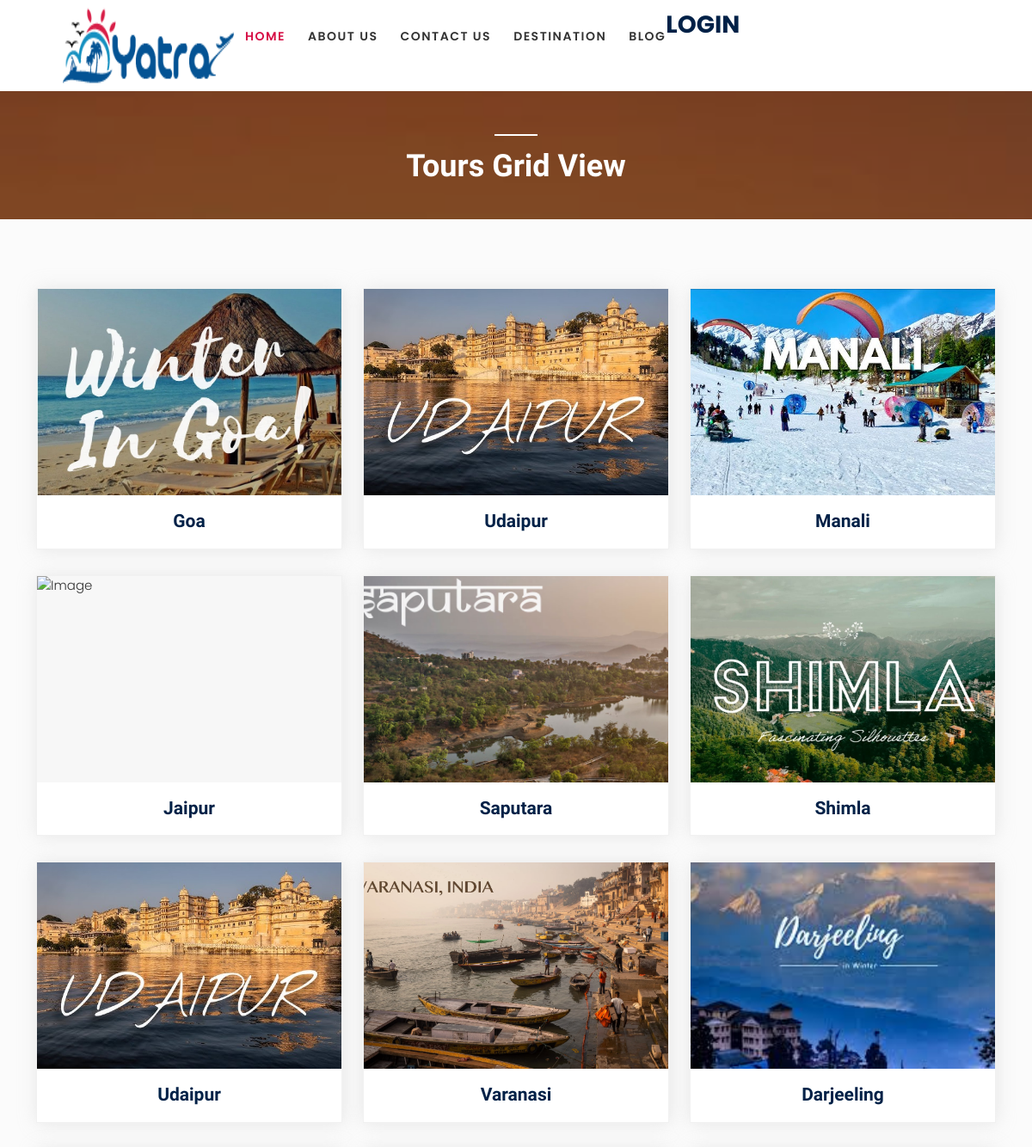
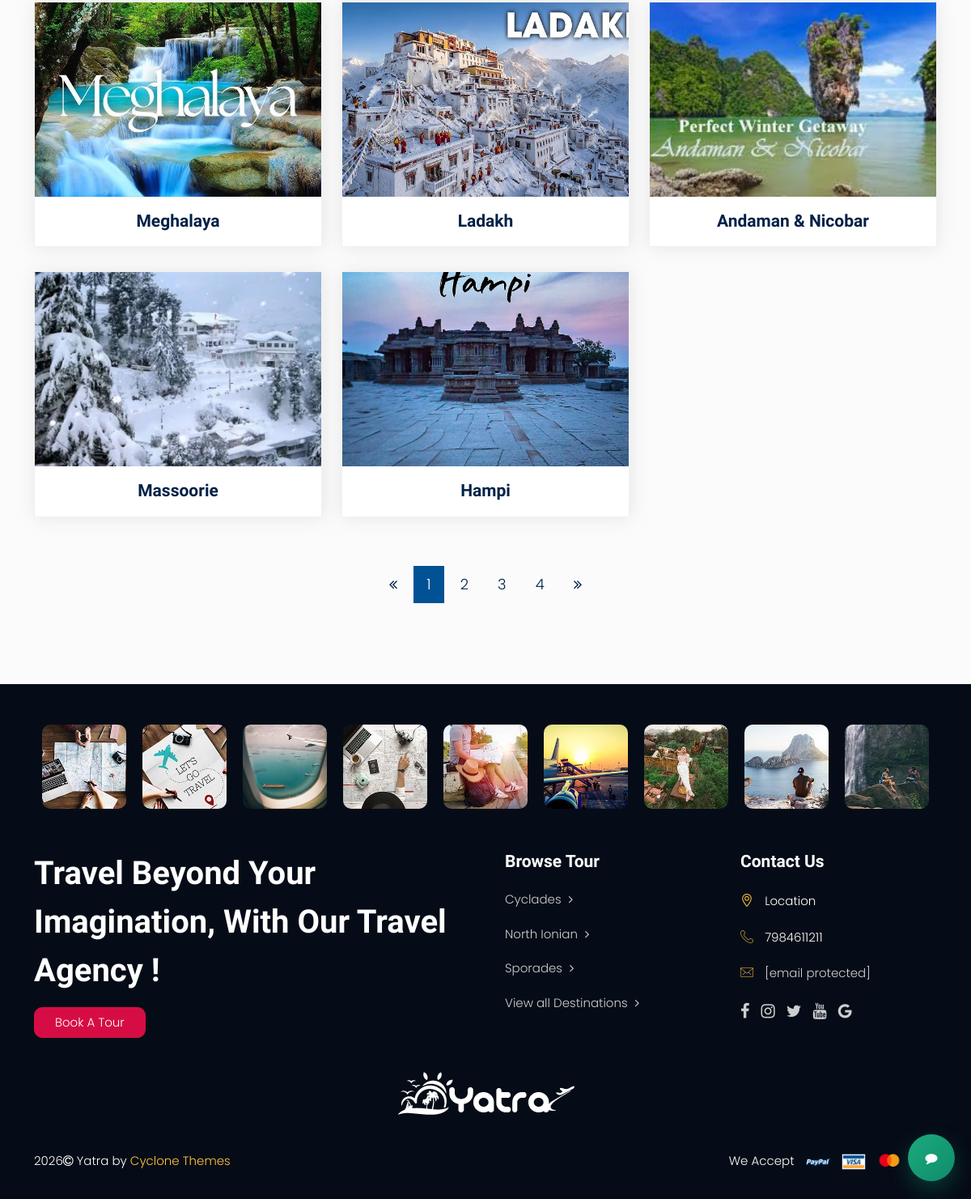
/tour/1/, run on the app's committed database (2 pictures, top to bottom).
### app/models.py (models this page shows, shortened)
class Tours(models.Model):
    country_name = models.ForeignKey(Country, related_name='countries', on_delete=models.CASCADE)
    tours_name = models.CharField(max_length=50)
    tours_img = models.ImageField(upload_to='tours/')
    duration = models.IntegerField()
    include = models.TextField()
    rate = models.IntegerField()
    rating = models.PositiveSmallIntegerField(default=1)
    is_published = models.BooleanField(default=False)

### app/views.py (the view)
# urls.py: path('tour/<int:id>/',views.tour),
def tour(request,id):
 t1 = Tours.objects.filter(country_name=id)
 context = {
    't1' : t1,
 }
 return render(request,'tour.html' ,context)

### app/template/tour.html (shortened to what this page needs)
{% extends 'base.html' %}
{% block content %}
  {% load static %}
    <section class="breadcrumb-outer text-center">
      <div class="container">
        <div class="breadcrumb-content">
          <h2>Tours Grid View</h2>
        </div>
      </div>
      <div class="section-overlay"></div>
    </section>
    <section class="destinations">
      <div class="container">
        <div class="row">
          <div class="col-lg-12">
            <div class="row">
              {% for i in t1 %}
              <div class="col-lg-4">
                <div class="destination-item">
                  <div class="destination-image">
                  </div>
                  <div class="destination-content">
                    <h3><a href="/tourdetail/{{i.id}}/"> {{i.tours_name}} </a></h3>
                  </div>
                </div>
              </div>
                    {% endfor %}
            </div>
            <div class="row">
              <div class="col-lg-12">
                <div class="pagination-content">
                  <ul class="pagination">
                    <li>
                      <a href="#"><i class="fa fa-angle-double-left" aria-hidden="true"></i></a>
                    </li>
                    <li class="active"><a href="#">1</a></li>
                    <li><a href="#">2</a></li>
                    <li><a href="#">3</a></li>
                    <li><a href="#">4</a></li>
                    <li>
                      <a href="#"><i class="fa fa-angle-double-right" aria-hidden="true"></i></a>
                    </li>
                  </ul>
                </div>
              </div>
            </div>
          </div>
        </div>
      </div>
    </section>
   {% endblock %}

### data on the page
Tours: tours_name "Goa"
Tours: tours_name "Udaipur"
Tours: tours_name "Manali"
Tours: tours_name "Jaipur"
Tours: tours_name "Saputara"
Tours: tours_name "Shimla"
Tours: tours_name "Udaipur"
Tours: tours_name "Varanasi"
Tours: tours_name "Darjeeling"
Tours: tours_name "Meghalaya"
Tours: tours_name "Ladakh"
Tours: tours_name "Andaman & Nicobar"
Tours: tours_name "Massoorie"
Tours: tours_name "Hampi"
